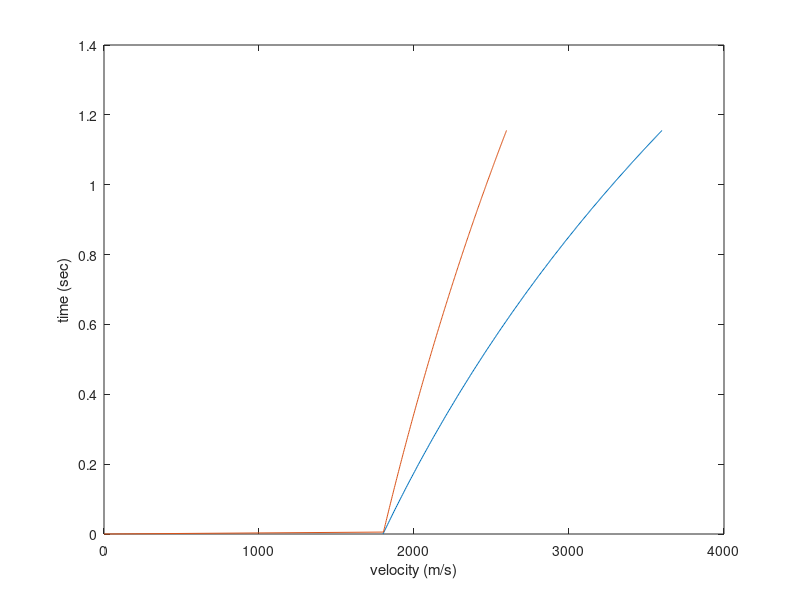

Recreate this plot in MATLAB. (Note: this script raises an error after producing the figure.)
z=0:10:3000;v0=1800;c=.6;
t=log(1+c*z/v0)/c;
v=v0*exp(c*t);
vave=v0*(exp(c*t)-1)./(c*(t+100*eps));
plot(v,t,vave,t);xlabel('velocity (m/s)');ylabel('time (sec)')
flipy;axis([1800 3600 0 1.2])
ind=near(vave,2500);puttext(vave(ind+10),t(ind),'v_{ave}')
ind=near(v,3200);puttext(v(ind+10),t(ind),'v_{ins}')
bigfont(gca,1.8,1);
